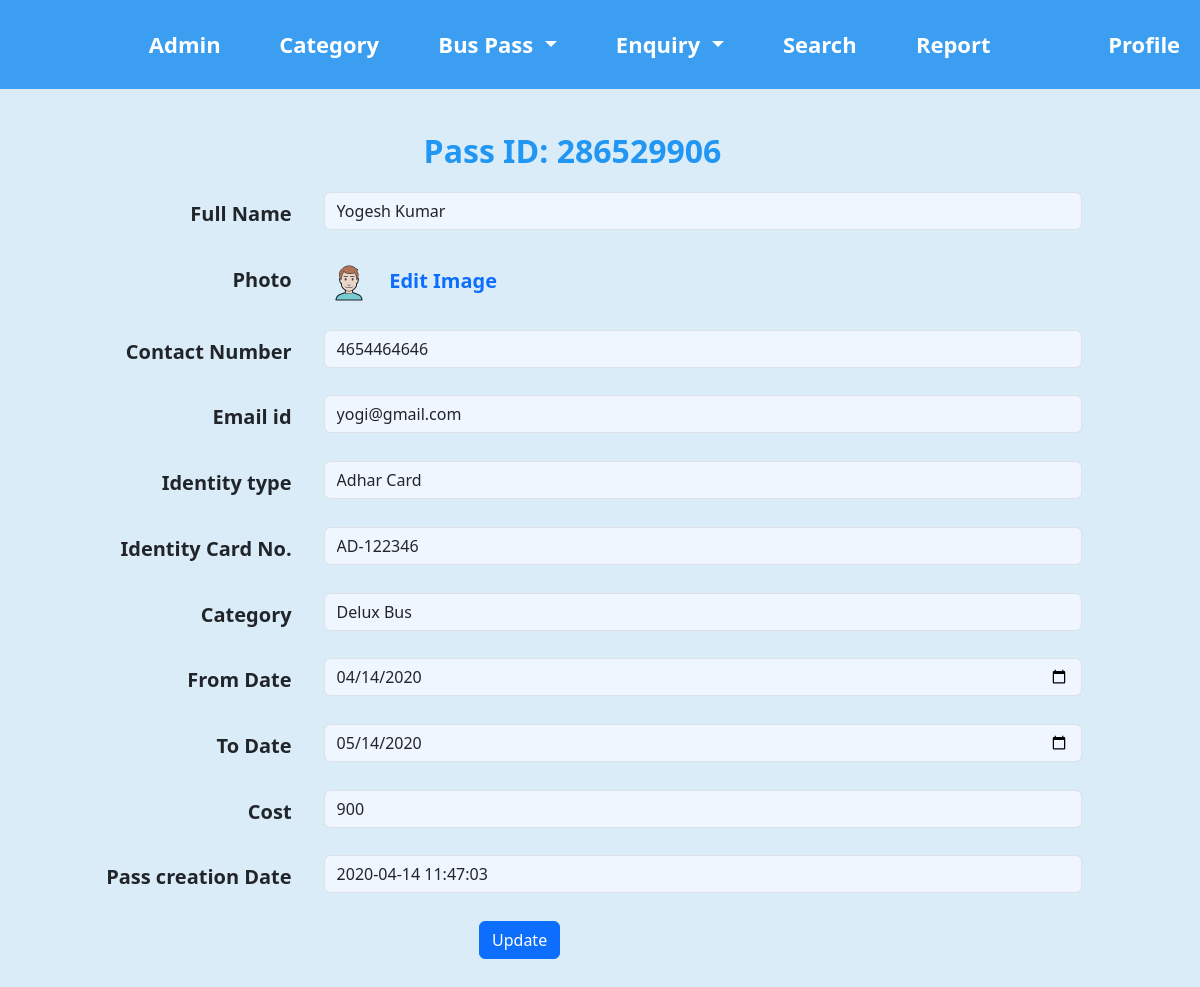
The app's page /admin/edit-pass-detail.php?editid=1 (signed in) with its own data.
### tables this page shows
CREATE TABLE `tblpass` (
  `ID` int(10) NOT NULL,
  `PassNumber` varchar(200) DEFAULT NULL,
  `FullName` varchar(200) DEFAULT NULL,
  `ProfileImage` varchar(200) DEFAULT NULL,
  `ContactNumber` bigint(10) DEFAULT NULL,
  `Email` varchar(200) DEFAULT NULL,
  `IdentityType` varchar(200) DEFAULT NULL,
  `IdentityCardno` varchar(200) DEFAULT NULL,
  `Category` varchar(100) DEFAULT NULL,
  `Source` varchar(200) DEFAULT NULL,
  `Destination` varchar(200) DEFAULT NULL,
  `FromDate` varchar(200) DEFAULT NULL,
  `ToDate` varchar(200) DEFAULT NULL,
  `Cost` decimal(10,0) DEFAULT NULL,
  `PasscreationDate` timestamp NULL DEFAULT current_timestamp()
);

### admin/edit-pass-detail.php (the view, shortened to what this page needs)
<?php
if (strlen($_SESSION['bpmsaid']==0)) {
  header('location:logout.php');
  } else{
?>
<!DOCTYPE html>
<html>
<head>
    <link href="https://cdn.jsdelivr.net/npm/bootstrap@5.3.0-alpha1/dist/css/bootstrap.min.css" rel="stylesheet"
 />
        <link rel="stylesheet" href="includes/nav-bar.css"/>
        <link rel="stylesheet" href="includes/add-pass.css"/>
        <link rel="stylesheet" href="includes/edit-pass.css"/>
</head>
<body>
      <?php include_once('includes/header.php');?>
      <section id="edit-pass">
      <form method="post" enctype="multipart/form-data">
                                    <?php
$eid=$_GET['editid'];
$sql="SELECT * from  tblpass where ID=$eid";
$query = $dbh -> prepare($sql);
$query->execute();
$results=$query->fetchAll(PDO::FETCH_OBJ);
$cnt=1;
if($query->rowCount() > 0)
{
foreach($results as $row)
{               ?>
  <h2 colspan="6">
 Pass ID: <?php  echo ($row->PassNumber);?></h2>
<div class="row forms-row g-6">
    <div class="col-3">
        <label for="InputName" class="col-form-label">Full Name</label>
    </div>
    <div class="col-9">
        <input type="text" name="fullname" value="<?php  echo $row->FullName;?>" class="form-control" required='true'>
    </div>
</div>
<div class="row forms-row g-6">
    <div class="col-3">
    <label for="InputPhoto" class="col-form-label">Photo</label>
    </div>
    <div class="col-9 image-col">
    <img src="images/<?php echo $row->ProfileImage;?>" width="50" height="50" value="<?php  echo $row->ProfileImage;?>">
    <a class="anchor-tag" href="changeimage.php?editid=<?php echo $row->ID;?>"> &nbsp; Edit Image</a>
    </div>
</div>
<div class="row forms-row g-6">
    <div class="col-3">
        <label for="InputPhone" class="col-form-label">Contact Number</label>
    </div>
    <div class="col-9">
        <input type="text" name="cnumber" value="<?php  echo $row->ContactNumber;?>" class="form-control" required='true' maxlength="10" pattern="[0-9]+">
    </div>
</div>
<div class="row forms-row g-6">
    <div class="col-3">
        <label for="InputEmail" class="col-form-label">Email id</label>
    </div>
    <div class="col-9">
        <input type="email" name="email" value="<?php  echo $row->Email;?>" class="form-control" required='true'>
    </div>
</div>
<div class="row forms-row g-6">
    <div class="col-3">
        <label for="InputIdentity" class="col-form-label">Identity type</label>
    </div>
    <div class="col-9">
    <select type="text" name="identitytype" value="" class="form-control" required='true'>
        <option value="<?php  echo $row->IdentityType;?>"><?php  echo $row->IdentityType;?></option>
     </select>
    </div>
</div>
<div class="row forms-row g-6">
    <div class="col-3">
        <label for="InputName" class="col-form-label">Identity Card No.</label>
    </div>
    <div class="col-9">
        <input type="text" name="icnum" value="<?php  echo $row->IdentityCardno;?>" class="form-control" required='true'>
    </div>
</div>
<div class="row forms-row g-6">
    <div class="col-3">
        <label for="InputName" class="col-form-label">Category</label>
    </div>
    <div class="col-9">
    <select type="text" name="category" value="" class="form-control" required='true'>
      <option value="<?php  echo $row->Category;?>"><?php  echo $row->Category;?></option>
     </select>
    </div>
</div>
<div class="row forms-row g-6">
    <div class="col-3">
        <label for="InputFromDate" class="col-form-label">From Date</label>
    </div>
    <div class="col-9">
        <input type="date" name="fromdate" value="<?php  echo $row->FromDate;?>" class="form-control" required='true'>
    </div>
</div>
<div class="row forms-row g-6">
    <div class="col-3">
        <label for="InputToDate" class="col-form-label">To Date</label>
    </div>
    <div class="col-9">
        <input type="date" name="todate" value="<?php  echo $row->ToDate;?>" class="form-control" required='true'>
    </div>
</div>
<div class="row forms-row g-6">
    <div class="col-3">
        <label for="InputCost" class="col-form-label">Cost</label>
    </div>
    <div class="col-9">
        <input type="text" name="cost" value="<?php  echo $row->Cost;?>" class="form-control" required='true'>
    </div>
</div>
<div class="row forms-row g-6">
    <div class="col-3">
        <label for="InputPhone" class="col-form-label">Pass creation Date</label>
    </div>
    <div class="col-9">
        <input type="text" value="<?php  echo $row->PasscreationDate;?>" class="form-control" readonly='true'>
    </div>
</div>
<?php $cnt=$cnt+1;}} ?>
     <p style="padding-left: 450px"><button type="submit" class="btn btn-primary" name="submit" id="submit">Update</button></p>
    </form>
      </section>
</body>
</html>
<?php }  ?>

### admin/includes/add-pass.css (style rules this page uses)
body { background-color:rgba(213, 233, 249, 0.838) ; }
.forms-row { margin: 2% 2%; text-align: right; font-weight: 600; font-size: 20px; }
.col-3 { padding-right: 20px; }
.form-control { background-color: rgb(239, 246, 255); }

### admin/includes/edit-pass.css (style rules this page uses)
#edit-pass { margin: 120px 60px 5px 5px; padding: 1% 2%; }
.anchor-tag { text-decoration: none; }
.image-col { text-align: left; }
h2 { font-weight: bold; color: #2196f3; text-align: center; }

### records on screen
tblpass: PassNumber "286529906", fullname "Yogesh Kumar", ProfileImage (picture), cnumber "4654464646", email "yogi@gmail.com", identitytype "Adhar Card", icnum "AD-122346", category "Delux Bus", fromdate "04/14/2020", todate "05/14/2020", cost "900", PasscreationDate "2020-04-14 11:47:03"
